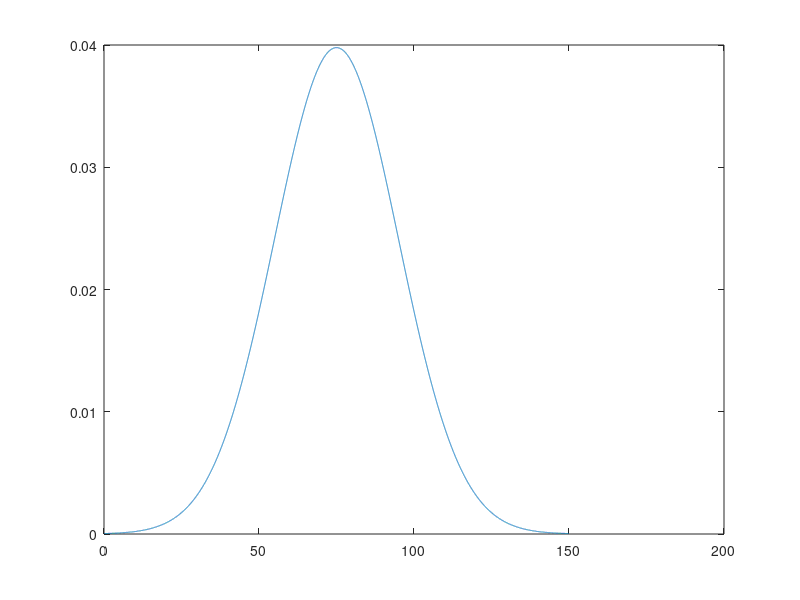

Write MATLAB code to recreate this figure.
% Gauss
clc, clear

x = 0 : 0.01: 150; 

mean = 75;
Sig = 20;
YScaleFactor = 5;


f = 1/(Sig*2*pi)*exp((-(x-mean).^2)/(2*Sig*Sig));
f= f* YScaleFactor;
%f = exp((-(x-ni).^2));

plot(x,f);